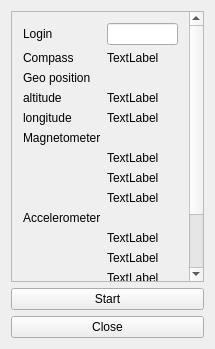
<?xml version="1.0" encoding="UTF-8"?>
<ui version="4.0">
 <class>MainWindow</class>
 <widget class="QMainWindow" name="MainWindow">
  <property name="geometry">
   <rect>
    <x>0</x>
    <y>0</y>
    <width>215</width>
    <height>349</height>
   </rect>
  </property>
  <property name="windowTitle">
   <string>MainWindow</string>
  </property>
  <widget class="QWidget" name="centralWidget">
   <layout class="QVBoxLayout" name="verticalLayout">
    <item>
     <widget class="QScrollArea" name="scrollArea">
      <property name="verticalScrollBarPolicy">
       <enum>Qt::ScrollBarAsNeeded</enum>
      </property>
      <property name="horizontalScrollBarPolicy">
       <enum>Qt::ScrollBarAlwaysOff</enum>
      </property>
      <property name="widgetResizable">
       <bool>true</bool>
      </property>
      <widget class="QWidget" name="scrollAreaWidgetContents">
       <property name="geometry">
        <rect>
         <x>0</x>
         <y>-105</y>
         <width>170</width>
         <height>445</height>
        </rect>
       </property>
       <layout class="QFormLayout" name="formLayout_2">
        <item row="0" column="0">
         <widget class="QLabel" name="label">
          <property name="text">
           <string>Login</string>
          </property>
         </widget>
        </item>
        <item row="0" column="1">
         <widget class="QLineEdit" name="login"/>
        </item>
        <item row="1" column="0">
         <widget class="QLabel" name="label_5">
          <property name="text">
           <string>Compass</string>
          </property>
         </widget>
        </item>
        <item row="6" column="0">
         <widget class="QLabel" name="label_6">
          <property name="text">
           <string>Magnetometer</string>
          </property>
         </widget>
        </item>
        <item row="15" column="1">
         <widget class="QLabel" name="cdma">
          <property name="text">
           <string>TextLabel</string>
          </property>
         </widget>
        </item>
        <item row="14" column="0">
         <widget class="QLabel" name="label_4">
          <property name="text">
           <string>GSM</string>
          </property>
         </widget>
        </item>
        <item row="4" column="0">
         <widget class="QLabel" name="label_7">
          <property name="text">
           <string>longitude</string>
          </property>
         </widget>
        </item>
        <item row="15" column="0">
         <widget class="QLabel" name="label_8">
          <property name="text">
           <string>CDMA</string>
          </property>
         </widget>
        </item>
        <item row="16" column="0">
         <widget class="QLabel" name="label_11">
          <property name="text">
           <string>WCDMA</string>
          </property>
         </widget>
        </item>
        <item row="2" column="0">
         <widget class="QLabel" name="label_2">
          <property name="text">
           <string>Geo position</string>
          </property>
         </widget>
        </item>
        <item row="3" column="0">
         <widget class="QLabel" name="label_3">
          <property name="text">
           <string>altitude</string>
          </property>
         </widget>
        </item>
        <item row="3" column="1">
         <widget class="QLabel" name="altitude">
          <property name="text">
           <string>TextLabel</string>
          </property>
         </widget>
        </item>
        <item row="14" column="1">
         <widget class="QLabel" name="gsm">
          <property name="text">
           <string>TextLabel</string>
          </property>
         </widget>
        </item>
        <item row="16" column="1">
         <widget class="QLabel" name="wcdma">
          <property name="text">
           <string>TextLabel</string>
          </property>
         </widget>
        </item>
        <item row="4" column="1">
         <widget class="QLabel" name="longitude">
          <property name="text">
           <string>TextLabel</string>
          </property>
         </widget>
        </item>
        <item row="9" column="1">
         <widget class="QLabel" name="zMag">
          <property name="text">
           <string>TextLabel</string>
          </property>
         </widget>
        </item>
        <item row="8" column="1">
         <widget class="QLabel" name="yMag">
          <property name="text">
           <string>TextLabel</string>
          </property>
         </widget>
        </item>
        <item row="1" column="1">
         <widget class="QLabel" name="compass">
          <property name="text">
           <string>TextLabel</string>
          </property>
         </widget>
        </item>
        <item row="7" column="1">
         <widget class="QLabel" name="xMag">
          <property name="text">
           <string>TextLabel</string>
          </property>
         </widget>
        </item>
        <item row="10" column="0">
         <widget class="QLabel" name="label_9">
          <property name="text">
           <string>Accelerometer</string>
          </property>
         </widget>
        </item>
        <item row="11" column="1">
         <widget class="QLabel" name="xAc">
          <property name="text">
           <string>TextLabel</string>
          </property>
         </widget>
        </item>
        <item row="12" column="1">
         <widget class="QLabel" name="yAc">
          <property name="text">
           <string>TextLabel</string>
          </property>
         </widget>
        </item>
        <item row="13" column="1">
         <widget class="QLabel" name="zAc">
          <property name="text">
           <string>TextLabel</string>
          </property>
         </widget>
        </item>
       </layout>
      </widget>
     </widget>
    </item>
    <item>
     <widget class="QPushButton" name="pushButton">
      <property name="text">
       <string>Start</string>
      </property>
     </widget>
    </item>
    <item>
     <widget class="QPushButton" name="bClose">
      <property name="sizePolicy">
       <sizepolicy hsizetype="Expanding" vsizetype="Preferred">
        <horstretch>0</horstretch>
        <verstretch>0</verstretch>
       </sizepolicy>
      </property>
      <property name="text">
       <string>Close</string>
      </property>
     </widget>
    </item>
   </layout>
  </widget>
 </widget>
 <layoutdefault spacing="6" margin="11"/>
 <resources/>
 <connections/>
</ui>
